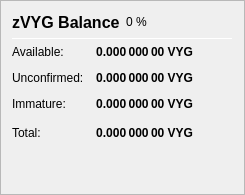
                   <widget class="QFrame" name="frame_ZerocoinBalances">
                    <property name="frameShape">
                     <enum>QFrame::StyledPanel</enum>
                    </property>
                    <property name="frameShadow">
                     <enum>QFrame::Raised</enum>
                    </property>
                    <layout class="QVBoxLayout" name="verticalLayout_7">
                     <item>
                      <layout class="QHBoxLayout" name="horizontalLayout_8" stretch="0,0,0">
                       <item>
                        <widget class="QLabel" name="label_5z_3">
                         <property name="minimumSize">
                          <size>
                           <width>0</width>
                           <height>20</height>
                          </size>
                         </property>
                         <property name="font">
                          <font>
                           <pointsize>12</pointsize>
                           <weight>75</weight>
                           <bold>true</bold>
                          </font>
                         </property>
                         <property name="text">
                          <string>zVYG Balance</string>
                         </property>
                        </widget>
                       </item>
                       <item>
                        <widget class="QLabel" name="labelzVYGPercent">
                         <property name="text">
                          <string notr="true">0 %</string>
                         </property>
                        </widget>
                       </item>
                       <item>
                        <spacer name="horizontalSpacer_11">
                         <property name="orientation">
                          <enum>Qt::Horizontal</enum>
                         </property>
                         <property name="sizeHint" stdset="0">
                          <size>
                           <width>40</width>
                           <height>20</height>
                          </size>
                         </property>
                        </spacer>
                       </item>
                      </layout>
                     </item>
                     <item>
                      <widget class="Line" name="line_ZerocoinBalance">
                       <property name="minimumSize">
                        <size>
                         <width>0</width>
                         <height>1</height>
                        </size>
                       </property>
                       <property name="maximumSize">
                        <size>
                         <width>16777215</width>
                         <height>1</height>
                        </size>
                       </property>
                       <property name="orientation">
                        <enum>Qt::Horizontal</enum>
                       </property>
                      </widget>
                     </item>
                     <item>
                      <layout class="QGridLayout" name="gridLayout_5">
                       <property name="spacing">
                        <number>12</number>
                       </property>
                       <item row="1" column="0">
                        <widget class="QLabel" name="labelzBalanceMatureText">
                         <property name="toolTip">
                          <string>Mature: more than 20 confirmation and more than 1 mint of the same denomination after it was minted.
These zVYG are spendable.</string>
                         </property>
                         <property name="text">
                          <string>Available:</string>
                         </property>
                        </widget>
                       </item>
                       <item row="1" column="1">
                        <widget class="QLabel" name="labelzBalanceMature">
                         <property name="font">
                          <font>
                           <weight>75</weight>
                           <bold>true</bold>
                          </font>
                         </property>
                         <property name="toolTip">
                          <string>Mature: more than 20 confirmation and more than 1 mint of the same denomination after it was minted.
These zVYG are spendable.</string>
                         </property>
                         <property name="text">
                          <string notr="true">0.000 000 00 VYG</string>
                         </property>
                         <property name="alignment">
                          <set>Qt::AlignRight|Qt::AlignTrailing|Qt::AlignVCenter</set>
                         </property>
                        </widget>
                       </item>
                       <item row="2" column="0">
                        <widget class="QLabel" name="labelzBalanceUnconfirmedText">
                         <property name="toolTip">
                          <string>Unconfirmed: less than 20 confirmations
Immature: confirmed, but less than 1 mint of the same denomination after it was minted</string>
                         </property>
                         <property name="text">
                          <string>Unconfirmed:</string>
                         </property>
                        </widget>
                       </item>
                       <item row="2" column="1">
                        <widget class="QLabel" name="labelzBalanceUnconfirmed">
                         <property name="font">
                          <font>
                           <weight>75</weight>
                           <bold>true</bold>
                          </font>
                         </property>
                         <property name="toolTip">
                          <string>Unconfirmed: less than 20 confirmations
Immature: confirmed, but less than 1 mint of the same denomination after it was minted</string>
                         </property>
                         <property name="text">
                          <string notr="true">0.000 000 00 VYG</string>
                         </property>
                         <property name="alignment">
                          <set>Qt::AlignRight|Qt::AlignTrailing|Qt::AlignVCenter</set>
                         </property>
                        </widget>
                       </item>
                       <item row="3" column="0">
                        <widget class="QLabel" name="labelzBalanceImmatureText">
                         <property name="toolTip">
                          <string>Unconfirmed: less than 20 confirmations
Immature: confirmed, but less than 1 mint of the same denomination after it was minted</string>
                         </property>
                         <property name="text">
                          <string>Immature:</string>
                         </property>
                        </widget>
                       </item>
                       <item row="3" column="1">
                        <widget class="QLabel" name="labelzBalanceImmature">
                         <property name="font">
                          <font>
                           <weight>75</weight>
                           <bold>true</bold>
                          </font>
                         </property>
                         <property name="toolTip">
                          <string>Unconfirmed: less than 20 confirmations
Immature: confirmed, but less than 1 mint of the same denomination after it was minted</string>
                         </property>
                         <property name="text">
                          <string notr="true">0.000 000 00 VYG</string>
                         </property>
                         <property name="alignment">
                          <set>Qt::AlignRight|Qt::AlignTrailing|Qt::AlignVCenter</set>
                         </property>
                        </widget>
                       </item>
                       <item row="4" column="0">
                        <widget class="QLabel" name="labelzBalanceText">
                         <property name="toolTip">
                          <string>Your current zVYG balance, unconfirmed and immature zVYG included.</string>
                         </property>
                         <property name="text">
                          <string>Total:</string>
                         </property>
                        </widget>
                       </item>
                       <item row="4" column="1">
                        <widget class="QLabel" name="labelzBalance">
                         <property name="font">
                          <font>
                           <weight>75</weight>
                           <bold>true</bold>
                          </font>
                         </property>
                         <property name="cursor">
                          <cursorShape>IBeamCursor</cursorShape>
                         </property>
                         <property name="toolTip">
                          <string>Your current zVYG balance, unconfirmed and immature zVYG included.</string>
                         </property>
                         <property name="text">
                          <string notr="true">0.000 000 00 VYG</string>
                         </property>
                         <property name="alignment">
                          <set>Qt::AlignRight|Qt::AlignTrailing|Qt::AlignVCenter</set>
                         </property>
                         <property name="textInteractionFlags">
                          <set>Qt::LinksAccessibleByMouse|Qt::TextSelectableByKeyboard|Qt::TextSelectableByMouse</set>
                         </property>
                        </widget>
                       </item>
                       <item row="4" column="2">
                        <spacer name="horizontalSpacer_4">
                         <property name="orientation">
                          <enum>Qt::Horizontal</enum>
                         </property>
                         <property name="sizeHint" stdset="0">
                          <size>
                           <width>40</width>
                           <height>20</height>
                          </size>
                         </property>
                        </spacer>
                       </item>
                      </layout>
                     </item>
                     <item>
                      <spacer name="verticalSpacer_4">
                       <property name="orientation">
                        <enum>Qt::Vertical</enum>
                       </property>
                       <property name="sizeHint" stdset="0">
                        <size>
                         <width>20</width>
                         <height>40</height>
                        </size>
                       </property>
                      </spacer>
                     </item>
                    </layout>
                   </widget>
